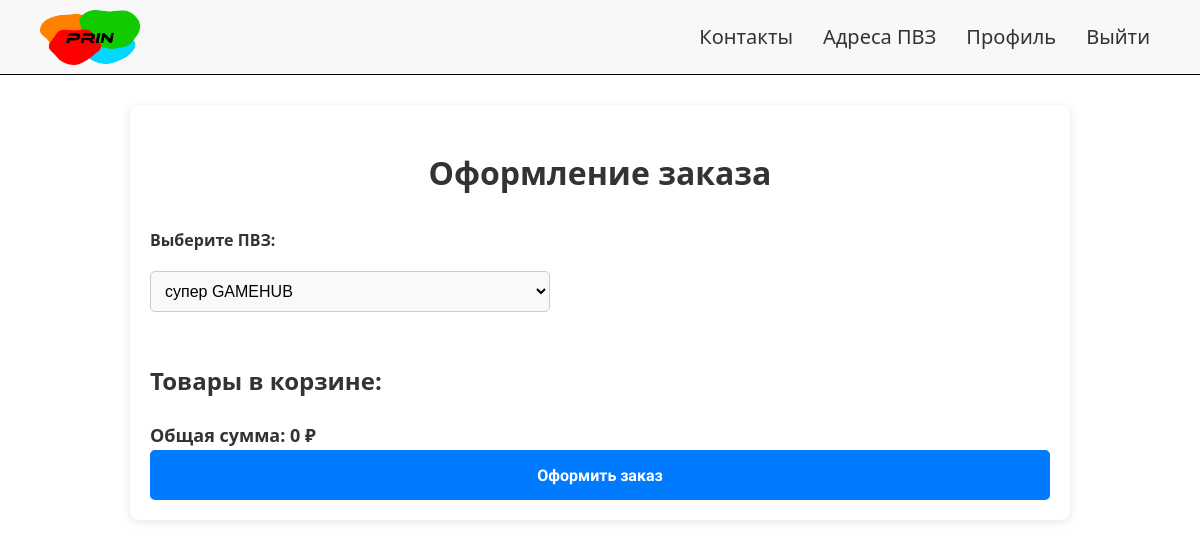
The page /order (signed in) on the database as committed earlier.
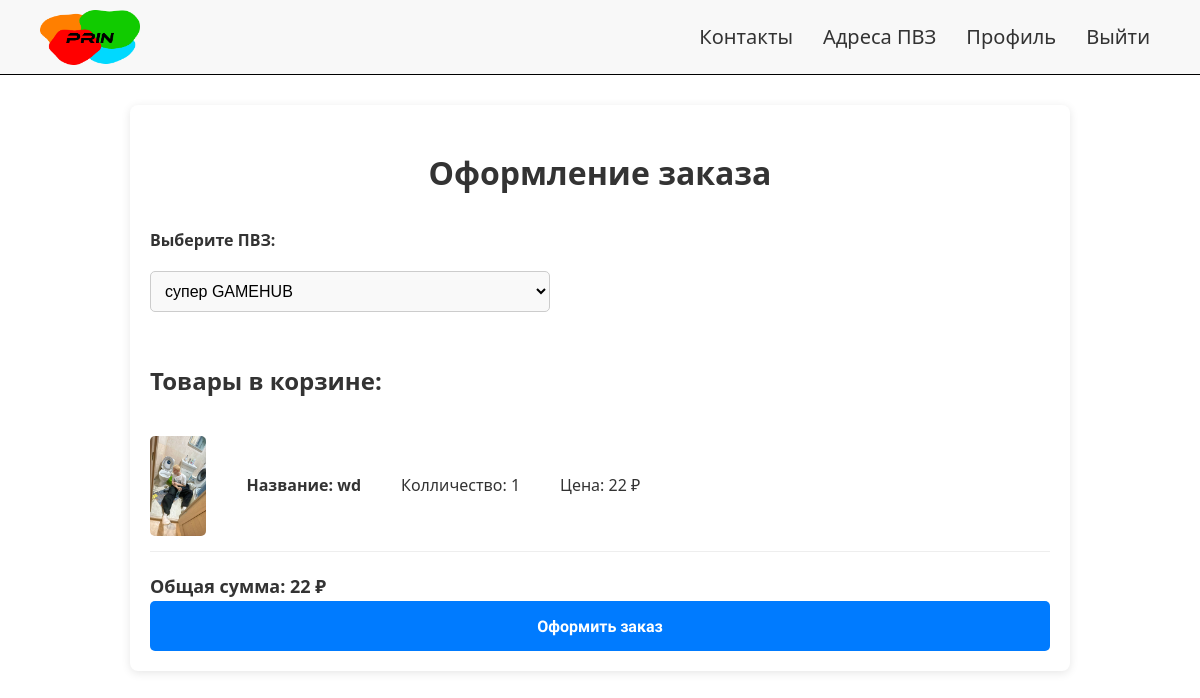
The same page on the database as committed later.
### tables this page shows
CREATE TABLE cart_items (
    id INTEGER PRIMARY KEY AUTOINCREMENT,
    user_id INTEGER NOT NULL,
    product_articul INTEGER NOT NULL,
    quantity INTEGER NOT NULL DEFAULT 1,
    FOREIGN KEY (user_id) REFERENCES accounts(id),
    FOREIGN KEY (product_articul) REFERENCES products(articul)
);

CREATE TABLE "products"
(
    articul        INTEGER
        primary key,
    name           TEXT    not null,
    description    TEXT,
    price          integer not null,
    stock_quantity INTEGER not null,
    image_url      TEXT,
    user_id        INTEGER not null,
    created_at     DATETIME default (datetime('now', '+4 hours')),
    updated_at     DATETIME default (datetime('now', '+4 hours'))
);

### app.py (the view, shortened to what this page needs)
@app.route('/order', methods=['GET', 'POST'])
@login_required
def order():
    db = get_db()
    user_id = current_user.id
    basket_items = db.execute('''
        SELECT ci.id, ci.quantity, p.articul, p.name, p.price, p.image_url
        FROM cart_items ci
        JOIN products p ON ci.product_articul = p.articul
        WHERE ci.user_id = ?
    ''', (user_id,)).fetchall()
    total_price = sum(item['price'] * item['quantity'] for item in basket_items)
    message = None
    return render_template('order.html', basket_items=basket_items, total_price=total_price, message=message)

### app.py (called while the page is built)
@login_manager.user_loader
def load_user(user_id):
    db = get_db()
    cursor = db.execute('SELECT * FROM accounts WHERE id = ?', (user_id,))
    user_data = cursor.fetchone()
    if user_data:
        role = user_data['role'] if 'role' in user_data else 'user'
        return User(
            id=user_data['id'],
            username=user_data['username'],
            password_hash=user_data['password'],
            role=role
        )
    return None

def get_db():
    db = getattr(g, '_database', None)
    if db is None:
        db = g._database = sqlite3.connect(DATABASE)
        db.row_factory = sqlite3.Row
    return db

@app.teardown_appcontext
def close_connection(exception):
    db = getattr(g, '_database', None)
    if db is not None:
        db.close()

### templates/order.html (shortened to what this page needs)
<!DOCTYPE html>
<html lang="ru">
<head>
    <link rel="stylesheet" href="/static/css/style.css">
</head>
<body>
    <header class="header">
        <nav class="nav">
            <ul class="nav-list">
                <a href="/" class="logo">
                    <img src="/static/images/logo.png" alt="Лого">
                </a>
                <li><a href="/contacts">Контакты</a></li>
                <li><a href="/pvzadresa">Адреса ПВЗ</a></li>
                {% if current_user.is_authenticated %}
                    <li><a href="/profile">Профиль</a></li>
                    <li><a href="/logout">Выйти</a></li>
                {% else %}
                    <li><a href="/login">Войти</a></li>
                    <li><a href="/signup">Зарегистрироваться</a></li>
                {% endif %}
            </ul>
        </nav>
    </header>
    <main>
        <div class="order-container">
            <h1>Оформление заказа</h1>
            <form method="POST">
                <div class="form-group">
                    <label for="pickup_point">Выберите ПВЗ:</label>
                    <select name="pickup_point" id="pickup_point" required>
                      <option value="ПВЗ 'супер GAMEHUB'">супер GAMEHUB</option>
                    </select>
                </div>
                <div class="basket">
                    <h2>Товары в корзине:</h2>
                    {% for item in basket_items %}
                        <div class="basket-item">
                            <img src="{{ item['image_url'] }}" alt="{{ item['name'] }}" class="basket-item-image">
                            <br>
                            <span class="basket-item-name">Название: {{ item['name'] }}</span>
                            <br>
                            <span class="basket-item-quantity">Колличество: {{ item['quantity'] }}</span>
                            <br>
                            <span class="basket-item-price">Цена: {{ item['price'] }} ₽</span>
                        </div>
                    {% endfor %}
                    <div class="total-price">
                        <span>Общая сумма: {{ total_price }} ₽</span>
                    </div>
                </div>
                <button type="submit">Оформить заказ</button>
            </form>
        </div>
    </main>
</body>
</html>

Rows that differ between the two databases and show on the page:
added cart_items: image_url (picture), name "wd", quantity "1", price "22"
Other text that changed with them:
{{ total_price }}: "0" → "22"
